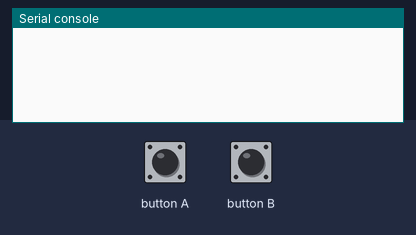
Simulated run of this program. Board: BBC micro:bit (MakeCode). Shown: the last lines printed to the serial console. The inputs (shaded band) are chosen by the test bench. No radio messages arrive unless stated (any console line starting 'radio sent:' is added by the test bench).

Above: at 1.2 s.
1.3 s: button A pressed for 0.15 s
At 2.5 s:
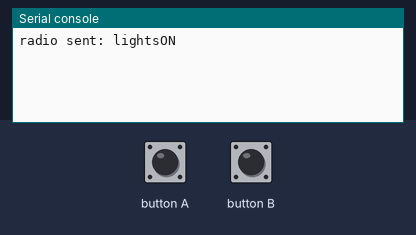
2.9 s: button B pressed for 0.15 s
At 3.7 s:
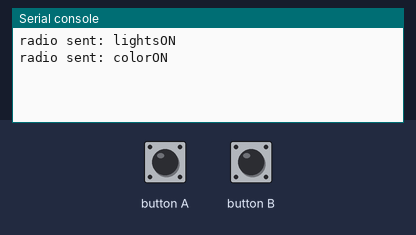

Measured:
- after the input at 1.3 s, the serial console: prints a new line after 0.15 s (image 1)
- after the input at 2.9 s, the serial console: prints a new line after 0.15 s (image 2)

The program:

main.ts
```typescript
input.onButtonPressed(Button.A, function () {
    radio.sendString("lightsON")
})
input.onButtonPressed(Button.B, function () {
    radio.sendString("colorON")
})
radio.setGroup(77)
radio.setTransmitPower(7)
basic.forever(function () {

})
```

test.ts
```typescript
// 테스트는 여기로 이동합니다; 이 패키지가 확장으로 사용될 때 컴파일되지 않을 것 입니다.
```
